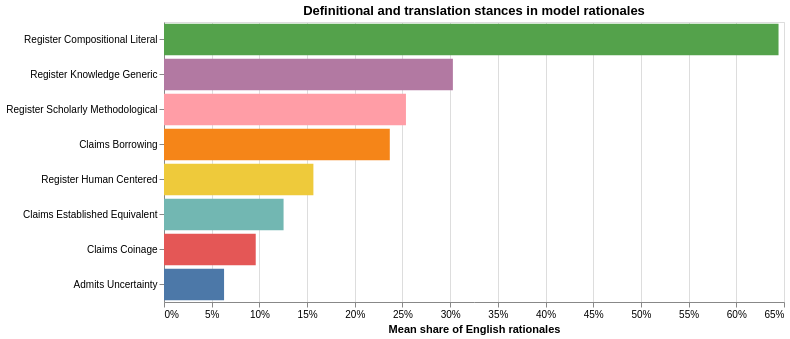

Notebook source saved alongside this figure:
### Markdown cell above
## 8.6 What the rationales claim

Rationale signals are aggregated across the English-language prompt variants. They remain claims made by models, not verification. I distinguish definitional registers from translation stances such as asserting an established equivalent, recommending borrowing, proposing coinage, or admitting uncertainty.

### Code cell
rationale_cols = [
    'claims_established_equivalent', 'claims_borrowing',
    'claims_coinage', 'admits_uncertainty',
    'register_compositional_literal', 'register_scholarly_methodological',
    'register_human_centered', 'register_knowledge_generic',
]
rationale_summary = patterns[rationale_cols].mean().sort_values(ascending=False).rename('share_of_rationales').reset_index(name='share_of_rationales').rename(columns={'index': 'signal'})
rationale_summary['label'] = rationale_summary['signal'].str.replace('_', ' ').str.title()
display(rationale_summary)

rationale_chart = alt.Chart(rationale_summary).mark_bar().encode(
    y=alt.Y('label:N', sort='-x', title=None),
    x=alt.X('share_of_rationales:Q', title='Mean share of English rationales', axis=alt.Axis(format='%')),
    color=alt.Color('signal:N', legend=None, scale=alt.Scale(scheme='tableau10')),
).properties(width=620, height=280, title='Definitional and translation stances in model rationales')
display(rationale_chart)
save_chart(rationale_chart, str(FIGURE_DIR / 'rationale_stances_in_disagreement_analysis.png'))

### Figure 1 — Vega specification as saved in the notebook (floating-point values rounded to 4 significant figures)
{"$schema": "https://vega.github.io/schema/vega/v6.json", "data": [{"name": "source_0"}, {"name": "data_0", "values": [{"label": "Register Compositional Literal", "share_of_rationales_end": 0.6443, "share_of_rationales_start": 0.0, "signal": "register_compositional_literal"}, {"label": "Register Knowledge Generic", "share_of_rationales_end": 0.3029, "share_of_rationales_start": 0.0, "signal": "register_knowledge_generic"}, {"label": "Register Scholarly Methodological", "share_of_rationales_end": 0.2537, "share_of_rationales_start": 0.0, "signal": "register_scholarly_methodological"}, {"label": "Claims Borrowing", "share_of_rationales_end": 0.2367, "share_of_rationales_start": 0.0, "signal": "claims_borrowing"}, {"label": "Register Human Centered", "share_of_rationales_end": 0.1566, "share_of_rationales_start": 0.0, "signal": "register_human_centered"}, {"label": "Claims Established Equivalent", "share_of_rationales_end": 0.1254, "share_of_rationales_start": 0.0, "signal": "claims_established_equivalent"}, {"label": "Claims Coinage", "share_of_rationales_end": 0.09616, "share_of_rationales_start": 0.0, "signal": "claims_coinage"}, {"label": "Admits Uncertainty", "share_of_rationales_end": 0.06297, "share_of_rationales_start": 0.0, "signal": "admits_uncertainty"}]}, {"name": "source_0_y_domain_label", "values": [{"label": "Register Compositional Literal", "sort_field": 0.6443}, {"label": "Register Knowledge Generic", "sort_field": 0.3029}, {"label": "Register Scholarly Methodological", "sort_field": 0.2537}, {"label": "Claims Borrowing", "sort_field": 0.2367}, {"label": "Register Human Centered", "sort_field": 0.1566}, {"label": "Claims Established Equivalent", "sort_field": 0.1254}, {"label": "Claims Coinage", "sort_field": 0.09616}, {"label": "Admits Uncertainty", "sort_field": 0.06297}]}, {"name": "data_0_color_domain_signal", "values": [{"signal": "register_compositional_literal"}, {"signal": "register_knowledge_generic"}, {"signal": "register_scholarly_methodological"}, {"signal": "claims_borrowing"}, {"signal": "register_human_centered"}, {"signal": "claims_established_equivalent"}, {"signal": "claims_coinage"}, {"signal": "admits_uncertainty"}]}], "marks": [{"type": "rect", "name": "marks", "from": {"data": "data_0"}, "encode": {"update": {"fill": {"field": "signal", "scale": "color"}, "x": {"field": "share_of_rationales_end", "scale": "x"}, "x2": {"field": "share_of_rationales_start", "scale": "x"}, "y": {"field": "label", "scale": "y"}, "height": {"signal": "max(0.25, bandwidth('y'))"}}}, "style": ["bar"]}], "scales": [{"name": "x", "type": "linear", "domain": {"data": "data_0", "fields": ["share_of_rationales_start", "share_of_rationales_end"]}, "range": [0, {"signal": "width"}], "zero": true, "nice": true}, {"name": "y", "type": "band", "domain": {"data": "source_0_y_domain_label", "field": "label", "sort": {"op": "max", "field": "sort_field", "order": "descending"}}, "range": [0, {"signal": "height"}], "paddingOuter": 0.05, "paddingInner": 0.1}, {"name": "color", "type": "ordinal", "domain": {"data": "data_0_color_domain_signal", "field": "signal", "sort": true}, "range": {"scheme": "tableau10"}}], "axes": [{"scale": "x", "maxExtent": 0, "gridScale": "y", "grid": true, "tickCount": {"signal": "ceil(width/40)"}, "orient": "bottom", "aria": false, "domain": false, "ticks": false, "zindex": 0, "minExtent": 0, "labels": false}, {"scale": "x", "labelFlush": true, "labelOverlap": true, "orient": "bottom", "tickCount": {"signal": "ceil(width/40)"}, "zindex": 0, "title": "Mean share of English rationales", "format": "%", "grid": false}, {"scale": "y", "grid": false, "orient": "left", "zindex": 0}], "title": {"text": "Definitional and translation stances in model rationales", "frame": "group"}, "height": 280, "style": "cell", "width": 620, "padding": 5, "background": "white"}
